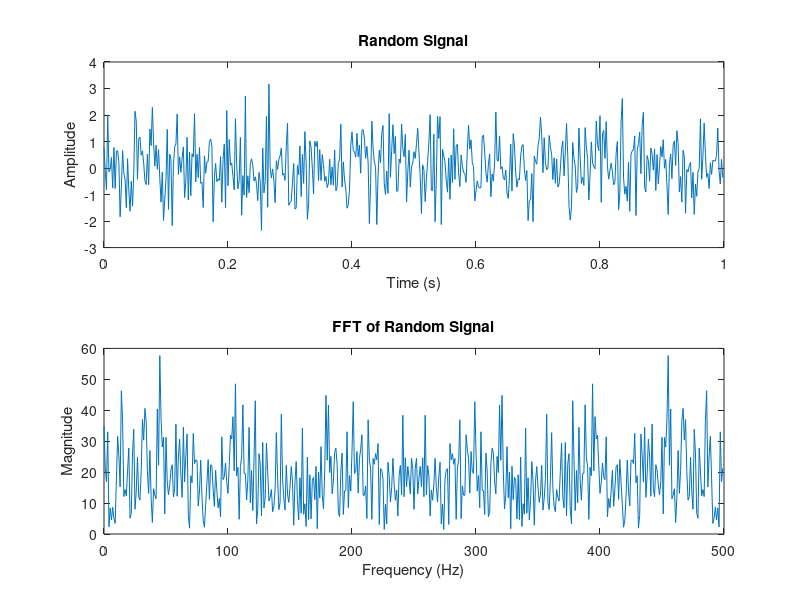

MATLAB code to generate this figure:

% Day 039: Random Signal and FFT Analysis

% Generate a random signal
fs = 500; % Sampling frequency
t = 0:1/fs:1-1/fs;
signal = randn(size(t));

% Compute FFT
N = length(signal);
f = (0:N-1)*(fs/N);
Y = abs(fft(signal));

% Display results
figure;
subplot(2,1,1);
plot(t, signal);
title('Random Signal');
xlabel('Time (s)'); ylabel('Amplitude');

subplot(2,1,2);
plot(f, Y);
title('FFT of Random Signal');
xlabel('Frequency (Hz)'); ylabel('Magnitude');
